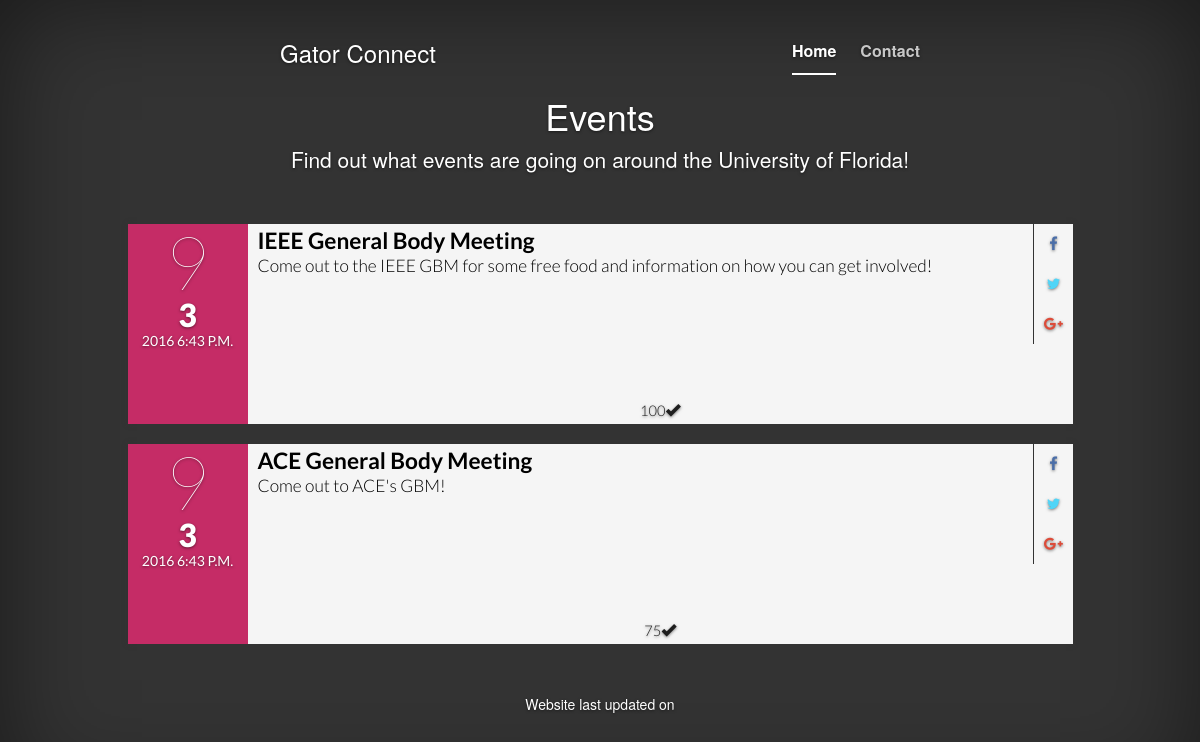
The app's page /events/, older data.
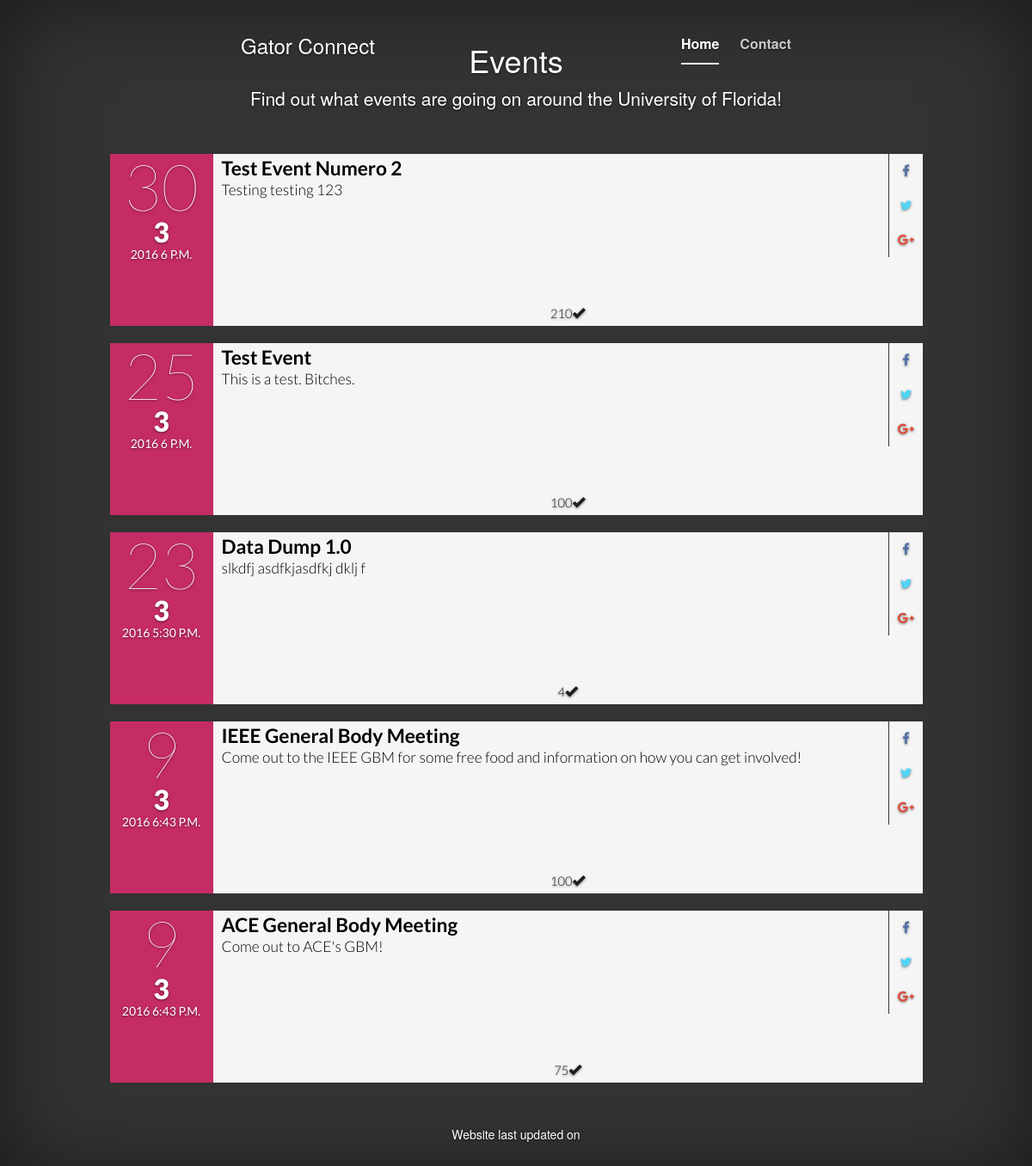
The same page, newer data.
### events/models.py (models this page shows, shortened)
class Event(models.Model):
    event_name = models.CharField(max_length=200)
    event_description = models.CharField(max_length=200)
    street = models.CharField(max_length=200)
    city = models.CharField(max_length=200)
    state = models.CharField(max_length=20)
    zip_code = models.IntegerField()
    event_start_date_time = models.DateTimeField(
        'Start Date / Time'
    )
    event_end_date_time = models.DateTimeField(
        'End Date / Time'
    )
    attendance_count = models.IntegerField(default=0)
    fb_url = models.CharField(
        'Facebook Event URL',
        max_length=255,
        default='',
        blank=True
    )

### events/views.py (the view)
def index(request):
    try:
        latest_event_list = Event.objects.order_by('-event_start_date_time')[:5]
        event_list = ', '.join([e.event_name for e in latest_event_list])
        template = loader.get_template('events/index.html')
        context = {
            'latest_event_list': latest_event_list,
        }
    except Event.DoesNotExist:
        raise Http404("Question does not exist")
    return render(request, 'events/index.html', context)

### events/templates/events/index.html (shortened to what this page needs)
<!DOCTYPE html>
<html lang="en">
<head>
    <link rel="stylesheet" href="//maxcdn.bootstrapcdn.com/bootstrap/3.2.0/css/bootstrap.min.css">
    <link rel="stylesheet" href="//maxcdn.bootstrapcdn.com/bootstrap/3.2.0/css/bootstrap-theme.min.css">
</head>
<body>
<div class="site-wrapper">
    <div class="site-wrapper-inner">
        <div class="cover-container">
            <div class="masthead clearfix">
                <div class="inner">
                    <h3 class="masthead-brand">Gator Connect</h3>
                    <nav>
                        <ul class="nav masthead-nav">
                            <li class="active"><a href="#">Home</a></li>
                            <li><a href="#footer">Contact</a></li>
                        </ul>
                    </nav>
                </div>
            </div>
        </div>
        <div class="inner ">
            <h1 class="cover-heading">Events</h1>
            <p class="lead">Find out what events are going on around the University of Florida!</p>
        </div>
        {% if latest_event_list %}
{% load tz %}
            {% for event in latest_event_list %}
            <div class="container">
                <div class="row">
                    <div class=" col-xs-offset-1 col-xs-10  col-xs-offset-1 col-sm-offset-1 col-sm-10">
                        <ul class="event-list">
                            <li>
                                <time datetime="2014-07-20 2000">
                                    <span class="day">{{ event.event_start_date_time.day }}</span>
                                    <span class="month">{{ event.event_start_date_time.month }}</span>
                                    <span class="year">{{ event.event_start_date_time.year }}</span>
                                    <span class="time">{{ event.event_start_date_time|time}}</span>
                                </time>
                                <div class="info">
                                    <h2 class="title">{{ event.event_name }}</h2>
                                    <p class="desc">{{ event.event_description }}</p>
                                    <ul>
                                        <li style="width:33%;">{{ event.attendance_count }}<span class="glyphicon glyphicon-ok"></span></li>
                                    </ul>
                                </div>
                                <div class="social">
                                    <ul>
                                        <li class="facebook" style="width:33%;"><a href="{{ event.fb_url }}" target="_blank"><span class="fa fa-facebook"></span></a></li>
                                        <li class="twitter" style="width:34%;"><a href="#twitter"><span class="fa fa-twitter"></span></a></li>
                                        <li class="google-plus" style="width:33%;"><a href="#google-plus"><span class="fa fa-google-plus"></span></a></li>
                                    </ul>
                                </div>
                            </li>
                        </ul>
                    </div>
                </div>
            </div>
            {% endfor %}
        {% else %}
            <p>No events are available.</p>
        {% endif %}
        <div id="footer">
            <div class="inner">
                <p>Website last updated on</p>
            </div>
        </div>
    </div>
</div>
</body>
</html>

Row changes from the older to the newer data that the page shows:
added Event: event_start_date_time.day "30", event_start_date_time.month "3", event_start_date_time.year "2016", event_start_date_time "6 P.M.", event_name "Test Event Numero 2", event_description "Testing testing 123", attendance_count "210"
added Event: event_start_date_time.day "25", event_start_date_time.month "3", event_start_date_time.year "2016", event_start_date_time "6 P.M.", event_name "Test Event", event_description "This is a test. Bitches.", attendance_count "100"
added Event: event_start_date_time.day "23", event_start_date_time.month "3", event_start_date_time.year "2016", event_start_date_time "5:30 P.M.", event_name "Data Dump 1.0", event_description "slkdfj asdfkjasdfkj dklj f", attendance_count "4"
